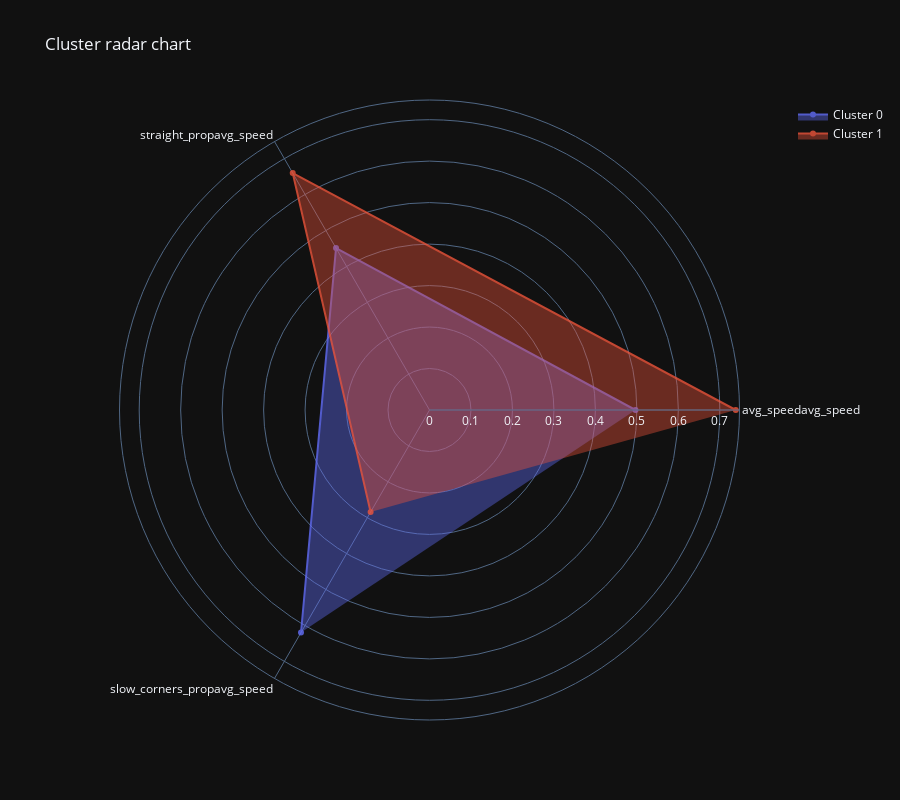

Notebook cell for this chart:
### Code cell
plot_radar(df_agg, columns = df_agg.drop(columns='cluster').columns, opacity=0.8)

### Figure 1 — Plotly figure (JSON) as saved in the notebook; plotly's stock layout.template omitted (floating-point values rounded to 4 significant figures)
{"data": [{"fill": "toself", "name": "Cluster 0", "opacity": 0.8, "r": [0.4967, 0.4508, 0.6197, 0.4967], "theta": ["avg_speedavg_speed", "straight_propavg_speed", "slow_corners_propavg_speed"], "type": "scatterpolar"}, {"fill": "toself", "name": "Cluster 1", "opacity": 0.8, "r": [0.7385, 0.6596, 0.2839, 0.7385], "theta": ["avg_speedavg_speed", "straight_propavg_speed", "slow_corners_propavg_speed"], "type": "scatterpolar"}], "layout": {"height": 800, "polar": {"radialaxis": {"visible": true}}, "title": {"text": "Cluster radar chart"}}}
